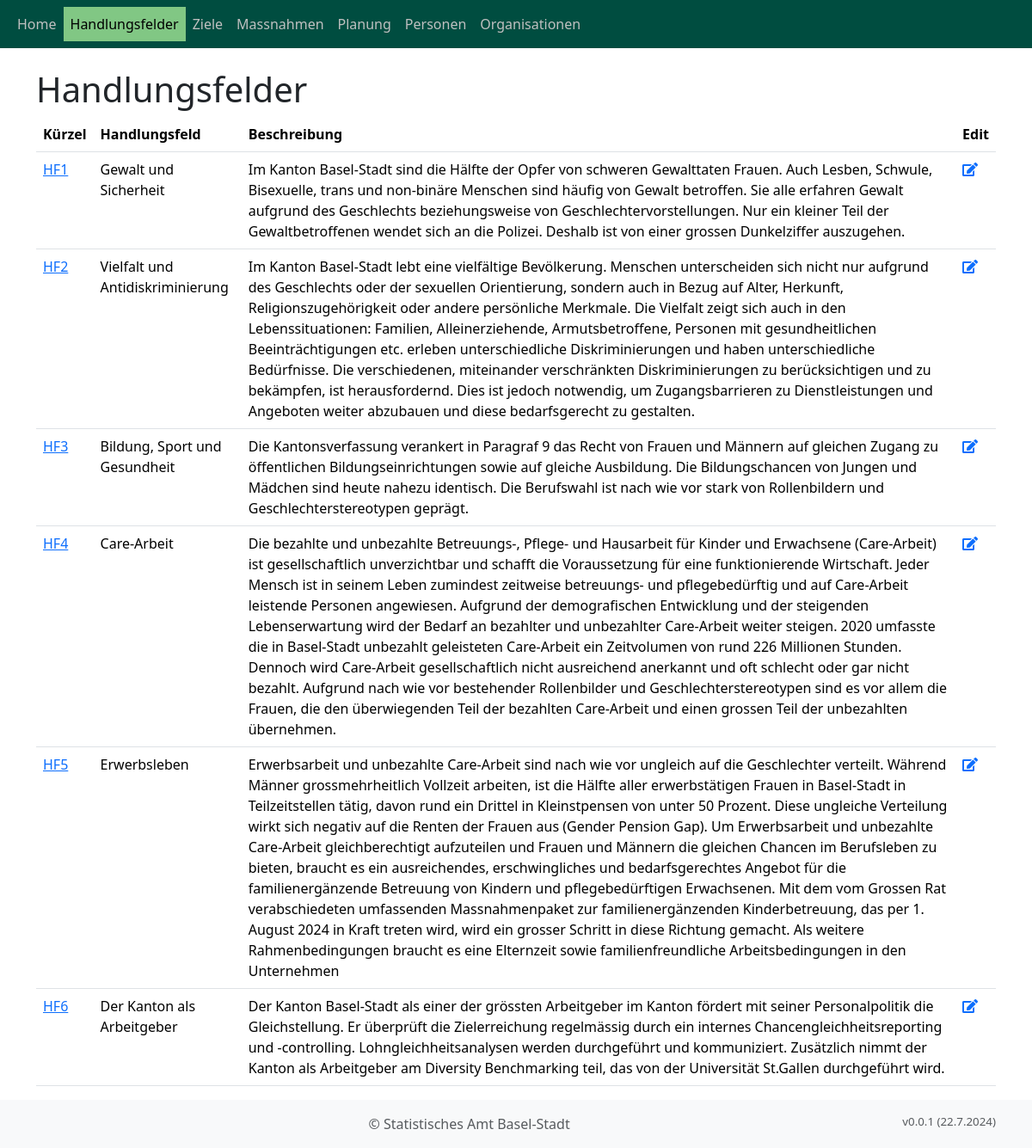
Screenshot of /handlungsfelder/ with the database file from the repository.
### objective_manager_app/models.py (models this page shows, shortened)
class BusinessObject(models.Model):
    typ = models.ForeignKey(Code, on_delete=models.CASCADE)
    vorgaenger = models.ForeignKey("self", on_delete=models.CASCADE, null=True, blank=True)
    kuerzel = models.CharField(max_length=10)
    titel = models.CharField(max_length=200, verbose_name="Titel")
    beschreibung = models.TextField(verbose_name="Beschreibung")
    erstellt_am = models.DateTimeField(auto_now_add=True, verbose_name="Erstellt am")
    erstellt_von = models.ForeignKey(User, on_delete=models.CASCADE, verbose_name="Erstellt von")
    aufwand_personen_tage_plan = models.DecimalField(max_digits=10, decimal_places=2, verbose_name="Aufwand Personentage", default=0)
    aufwand_tsd_chf_plan = models.DecimalField(max_digits=10, decimal_places=2, verbose_name="Aufwand tsd CHF", default=0)
    jahr_start = models.IntegerField(verbose_name="Jahr Start", default=datetime.now().year)
    jahr_ende = models.IntegerField(verbose_name="Jahr Ende", default=datetime.now().year)
    anmerkung_initialisierung = models.TextField(verbose_name="Pol. Vorstoss", null=True, blank=True)
    messbarkeit = models.CharField(max_length=200, verbose_name="Messbarkeit")
    bestehende_massnahme = models.CharField(max_length=200, verbose_name="Bestehende Massnahme")
    kontakt_verantwortlich = models.ForeignKey(Person, on_delete=models.CASCADE, verbose_name="Kontakt verantwortlich")
    objects = models.Manager()
    themen = ThemaManager()
    handlungsfelder = HandlungsfeldManager()
    ziele = ZielManager()
    massnahmen = MassnahmeManager()

### objective_manager_app/views.py (the view)
# urls.py: path("handlungsfelder/", views.handlungsfelder_list, name="handlungsfelder_list"),
def handlungsfelder_list(request):
    handlungsfelder = BusinessObject.handlungsfelder.all()
    return render(
        request,
        "objective_manager_app/handlungsfelder_list.html",
        {"handlungsfelder": handlungsfelder},
    )

### objective_manager_app/models.py (called while the page is built)
    def get_queryset(self):
        return super().get_queryset().filter(typ_id=2, vorgaenger__typ_id=1)

### objective_manager_app/templates/objective_manager_app/handlungsfelder_list.html (shortened to what this page needs)
{% extends "base.html" %}
{% block content %}
    <div class="container">
        <h1>Handlungsfelder</h1>
        <table class="table">
            <thead>
                <tr>
                    <th>Kürzel</th>
                    <th>Handlungsfeld</th>
                    <th>Beschreibung</th>
                    <th>Edit</th>
                </tr>
            </thead>
            <tbody>
                {% for handlungsfeld in handlungsfelder %}
                <tr>
                    <td><a href="{% url 'handlungsfeld_detail' handlungsfeld.pk %}">{{ handlungsfeld.kuerzel }}</a></td>
                    <td>{{ handlungsfeld.titel }}</td>
                    <td>{{ handlungsfeld.beschreibung }}</td>
                    <td><a href="{% url 'handlungsfeld_edit' handlungsfeld.pk %}"><i class="fas fa-edit"></i></a></td>
                </tr>
                {% endfor %}
            </tbody>
        </table>
    </div>
{% endblock %}

### objective_manager_app/templates/base.html (shortened to what this page needs)
{% load static %}
<!DOCTYPE html>
<html lang="de">
<head>
    {% load django_bootstrap5 %} {% bootstrap_css %} {% bootstrap_javascript %}
    <link rel="stylesheet" href="{% static 'css/styles.css' %}" />
    <link href="https://cdnjs.cloudflare.com/ajax/libs/font-awesome/5.15.4/css/all.min.css" rel="stylesheet" />
    <link rel="stylesheet" href="https://cdnjs.cloudflare.com/ajax/libs/toastr.js/latest/toastr.min.css">
</head>
<body>
  <nav class="navbar navbar-expand-sm navbar-custom">
    <div class="container-fluid">
      <ul class="navbar-nav">
        <li class="nav-item">
          <a class="nav-link {% if request.resolver_match.url_name == 'home_detail' %}active{% endif %}" href="{% url 'home_detail' %}">Home</a>
        </li>
        <li class="nav-item">
          <a class="nav-link {% if request.resolver_match.url_name == 'handlungsfelder_list' %}active{% endif %}" href="{% url 'handlungsfelder_list' %}">Handlungsfelder</a>
        </li>
        <li class="nav-item">
          <a class="nav-link {% if request.resolver_match.url_name == 'ziele_list' %}active{% endif %}" href="{% url 'ziele_list' %}">Ziele</a>
        </li>
        <li class="nav-item">
          <a class="nav-link {% if request.resolver_match.url_name == 'massnahmen_list' %}active{% endif %}" href="{% url 'massnahmen_list' %}">Massnahmen</a>
        </li>
        <li class="nav-item">
          <a class="nav-link {% if request.resolver_match.url_name == 'plan_records_list' %}active{% endif %}" href="{% url 'plan_records_list' %}">Planung</a>
        </li>
        <li class="nav-item">
          <a class="nav-link {% if request.resolver_match.url_name == 'personen_list' %}active{% endif %}" href="{% url 'personen_list' %}">Personen</a>
        </li>
        <li class="nav-item">
          <a class="nav-link {% if request.resolver_match.url_name == 'organisationen_list' %}active{% endif %}" href="{% url 'organisationen_list' %}">Organisationen</a>
        </li>
      </ul>
    </div>
  </nav>
  <br>
  {% block content %}
  {% endblock %}
  <footer class="footer mt-auto py-3 bg-light">
    <div class="container text-center">
      <span class="text-muted">&copy; Statistisches Amt Basel-Stadt<span style="float:right; font-size: smaller;">v0.0.1 (22.7.2024)</span></span>
    </div>
  </footer>
</body>
</html>

### static/css/styles.css (style rules this page uses)
.navbar-custom { background-color: #004d40; color: silver; }
.navbar-custom .navbar-brand, .navbar-custom .nav-link { color: silver; }
.navbar-custom .hover, .navbar-custom .active { background-color: #81c784; color: #004d40; }

### rows the page displays
BusinessObject: kuerzel "HF1", titel "Gewalt und Sicherheit", beschreibung "Im Kanton Basel-Stadt sind die Hälfte der Opfer von schweren Gewalttaten Frauen. Auch Lesben, Schwule, Bisexuelle, trans und non-binäre Menschen sind häufig von Gewalt betroffen. Sie alle erfahren Gewalt aufgrund des Geschlechts beziehungsweise von Geschlechtervorstellungen. Nur ein kleiner Teil der Gewaltbetroffenen wendet sich an die Polizei. Deshalb ist von einer grossen Dunkelziffer auszugehen."
BusinessObject: kuerzel "HF2", titel "Vielfalt und Antidiskriminierung", beschreibung "Im Kanton Basel-Stadt lebt eine vielfältige Bevölkerung. Menschen unterscheiden sich nicht nur aufgrund des Geschlechts oder der sexuellen Orientierung, sondern auch in Bezug auf Alter, Herkunft, Religionszugehörigkeit oder andere persönliche Merkmale. Die Vielfalt zeigt sich auch in den Lebenssituationen: Familien, Alleinerziehende, Armutsbetroffene, Personen mit gesundheitlichen Beeinträchtigungen etc. erleben unterschiedliche Diskriminierungen und haben unterschiedliche Bedürfnisse. Die verschiedenen, miteinander verschränkten Diskriminierungen zu berücksichtigen und zu bekämpfen, ist herausfordernd. Dies ist jedoch notwendig, um Zugangsbarrieren zu Dienstleistungen und Angeboten weiter…"
BusinessObject: kuerzel "HF3", titel "Bildung, Sport und Gesundheit", beschreibung "Die Kantonsverfassung verankert in Paragraf 9 das Recht von Frauen und Männern auf gleichen Zugang zu öffentlichen Bildungseinrichtungen sowie auf gleiche Ausbildung. Die Bildungschancen von Jungen und Mädchen sind heute nahezu identisch. Die Berufswahl ist nach wie vor stark von Rollenbildern und Geschlechterstereotypen geprägt."
BusinessObject: kuerzel "HF4", titel "Care-Arbeit", beschreibung "Die bezahlte und unbezahlte Betreuungs-, Pflege- und Hausarbeit für Kinder und Erwachsene (Care-Arbeit) ist gesellschaftlich unverzichtbar und schafft die Voraussetzung für eine funktionierende Wirtschaft. Jeder Mensch ist in seinem Leben zumindest zeitweise betreuungs- und pflegebedürftig und auf Care-Arbeit leistende Personen angewiesen. Aufgrund der demografischen Entwicklung und der steigenden Lebenserwartung wird der Bedarf an bezahlter und unbezahlter Care-Arbeit weiter steigen. 2020 umfasste die in Basel-Stadt unbezahlt geleisteten Care-Arbeit ein Zeitvolumen von rund 226 Millionen Stunden. Dennoch wird Care-Arbeit gesellschaftlich nicht ausreichend anerkannt und oft schlecht oder…"
BusinessObject: kuerzel "HF5", titel "Erwerbsleben", beschreibung "Erwerbsarbeit und unbezahlte Care-Arbeit sind nach wie vor ungleich auf die Geschlechter verteilt. Während Männer grossmehrheitlich Vollzeit arbeiten, ist die Hälfte aller erwerbstätigen Frauen in Basel-Stadt in Teilzeitstellen tätig, davon rund ein Drittel in Kleinstpensen von unter 50 Prozent. Diese ungleiche Verteilung wirkt sich negativ auf die Renten der Frauen aus (Gender Pension Gap). Um Erwerbsarbeit und unbezahlte Care-Arbeit gleichberechtigt aufzuteilen und Frauen und Männern die gleichen Chancen im Berufsleben zu bieten, braucht es ein ausreichendes, erschwingliches und bedarfsgerechtes Angebot für die familienergänzende Betreuung von Kindern und pflegebedürftigen Erwachsenen.…"
BusinessObject: kuerzel "HF6", titel "Der Kanton als Arbeitgeber", beschreibung "Der Kanton Basel-Stadt als einer der grössten Arbeitgeber im Kanton fördert mit seiner Personalpolitik die Gleichstellung. Er überprüft die Zielerreichung regelmässig durch ein internes Chancengleichheitsreporting und -controlling. Lohngleichheitsanalysen werden durchgeführt und kommuniziert. Zusätzlich nimmt der Kanton als Arbeitgeber am Diversity Benchmarking teil, das von der Universität St.Gallen durchgeführt wird."
